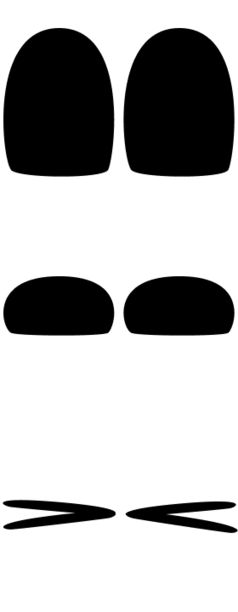
#> input picture sd_flash/eyes/eyes.bmp, 238 x 612 px
$ python render_cine_flow.py --image ../sd_flash/eyes/eyes.bmp --output out.png
#> lines starting #> are read from the running program, lines starting #| are printed output that depends on the picture
"""Render the current Cine UI into one shareable flow PNG; never embeds the input photo in Git."""

from pathlib import Path
import argparse, json, math, re, struct, subprocess, tempfile
from PIL import Image, ImageDraw, ImageFont, ImageOps

ROOT = Path(__file__).resolve().parents[1]


# [9 lines left out: function function, not called in this run]


def emulated_color_photos(photo):
    """Relative Sunny→mode previews from canonical ISP tables, not sensor simulation.

    The supplied encoded RGB photo represents Sunny. Reconstruct a CMX input via
    the Sunny inverse, apply the selected CMX, then convert YUV back to RGB.
    Mono additionally remaps the shared gamma output knots to its own knots.
    This cannot reproduce sensor WB, clipping, ISP ordering or JPEG artifacts.
    """
    tables = "\n".join((ROOT / name).read_text() for name in (
        "include/core/cine_isp.h", "include/core/cine_film_matrices.h"))

    # [11 lines left out: functions table, matrix, not called in this run]

    def multiply(a, b):
        return [[sum(a[i][k] * b[k][j] for k in range(3))
                 for j in range(3)] for i in range(3)]

    # [15 lines left out: function inverse, not called in this run]

    yuv_to_rgb = [[1, 0, 1.402], [1, -.344136, -.714136], [1, 1.772, 0]]
    sunny_to_seed = inverse(multiply(yuv_to_rgb, matrix("matrix")))
    result = [photo.copy()]
    for mode, name in enumerate(("goldMatrix", "portraMatrix", "monoMatrix", "coolMatrix", "vividMatrix"), 1):
        transform = multiply(multiply(yuv_to_rgb, matrix(name)), sunny_to_seed)
        coefficients = tuple(value for row in transform for value in (*row, 0))
        image = photo.convert("RGB", coefficients)
        if mode == 3:
            # Fifteen output knots plus endpoints; the final ISP slope is only
            # approximated by the endpoint segment for this display-domain mock.
            xs = [0] + table("gamma")[:15] + [255]
            ys = [0] + table("monoGamma")[:15] + [255]
            lut = []
            segment = 0
            for value in range(256):
                while value > xs[segment + 1]:
                    segment += 1
                t = (value - xs[segment]) / (xs[segment + 1] - xs[segment])
                lut.append(round(ys[segment] + t * (ys[segment + 1] - ys[segment])))
            image = image.point(lut * 3)
        result.append(image)
    return result


def native_frames(image, output, shutter_us=16667):
#> called with shutter_us = 16667
    with tempfile.TemporaryDirectory(prefix="cine-flow-render-") as td:
        p = Path(td)
        (p / "Arduino.h").write_text(
            "#pragma once\n#include <stdint.h>\n#include <stddef.h>\n#include <pgmspace.h>\nusing std::min; using std::max;\n"
        )
        (p / "pgmspace.h").write_text(
            "#pragma once\n#define PROGMEM\n#define pgm_read_byte(a) (*(const unsigned char*)(a))\n"
        )
        (p / "Fonts/GFXFF").mkdir(parents=True)
        (p / "Fonts/GFXFF/gfxfont.h").write_text(
            "#pragma once\n#include <stdint.h>\nstruct GFXglyph{uint32_t bitmapOffset;uint8_t width,height,xAdvance;int8_t xOffset,yOffset;};struct GFXfont{uint8_t* bitmap;GFXglyph* glyph;uint16_t first,last;uint8_t yAdvance;};\n"
        )
        (p / "TB_TFT_eSPI.h").write_text(
            "#pragma once\nstruct Canvas; using TFT_eSPI=Canvas;\n"
            "constexpr unsigned TL_DATUM=0, TC_DATUM=1, TR_DATUM=2, MC_DATUM=4;\n"
        )
        photo = (
            ImageOps.exif_transpose(Image.open(image))
            .convert("RGB")
            .resize((224, 168), Image.Resampling.BOX)
        )
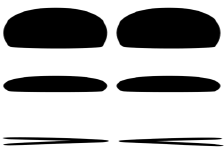
#> photo: PIL image 224x168 RGB; min 0, max 255, mean 179.6
        for mode, preview in enumerate(emulated_color_photos(photo)):
            pixels = preview.tobytes()
            (p / f"photo-{mode}.rgb565").write_bytes(
                b"".join(
                    struct.pack(
                        "<H",
                        ((pixels[i] >> 3) << 11)
                        | ((pixels[i + 1] >> 2) << 5)
                        | (pixels[i + 2] >> 3),
                    )
                    for i in range(0, len(pixels), 3)
                )
            )
#> this loop made 0 passes
#> (the rest of the program and of its run is left out)
